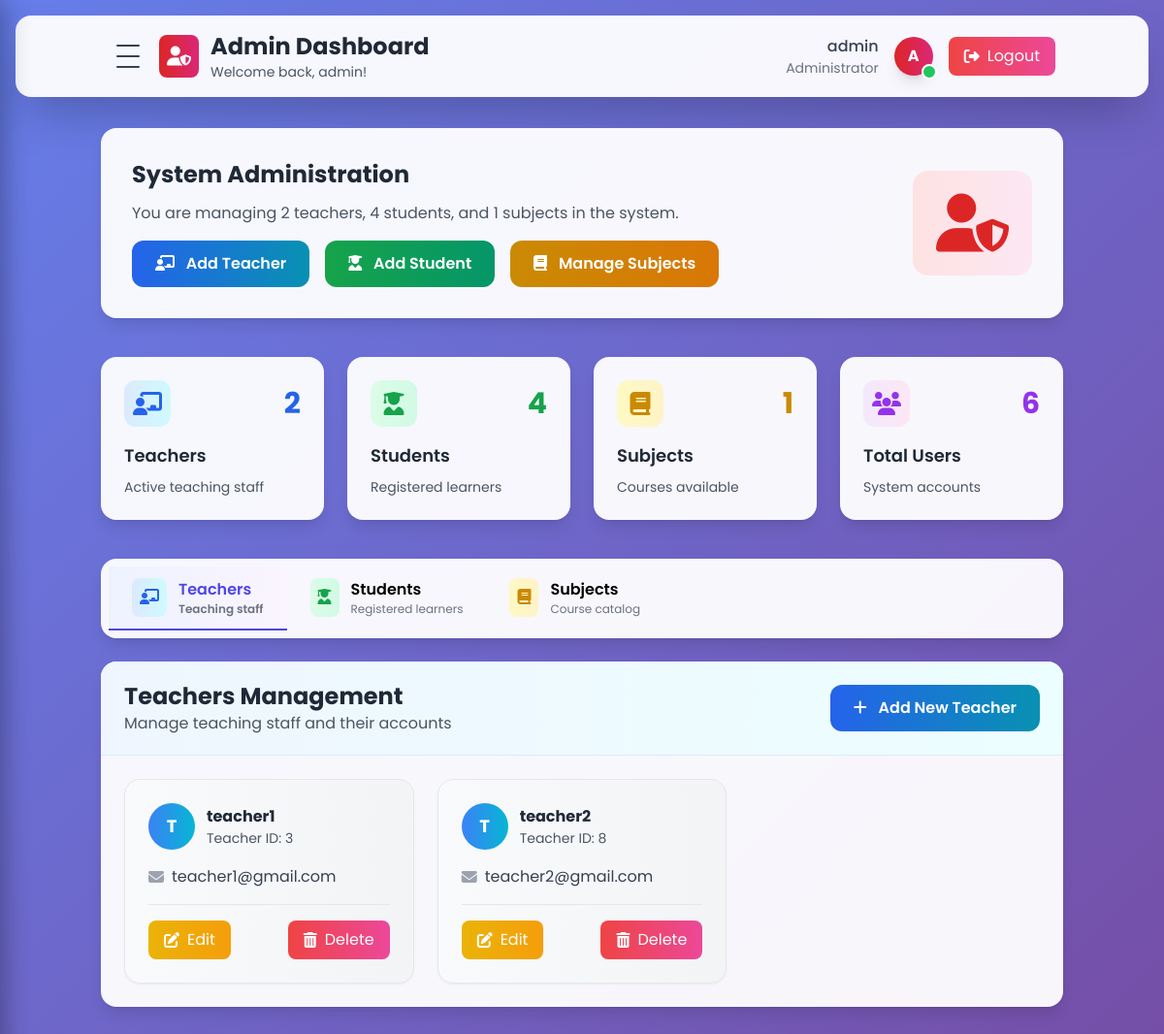
Screenshot of /Public/admin_dashboard.php (signed in) with the database file from the repository.
### tables this page shows
CREATE TABLE `users` (
  `id` int(11) NOT NULL,
  `username` varchar(50) NOT NULL,
  `full_name` varchar(200) NOT NULL,
  `address` varchar(100) NOT NULL,
  `phone` varchar(11) NOT NULL,
  `email` varchar(100) NOT NULL,
  `password_hash` varchar(255) NOT NULL,
  `role_id` int(11) NOT NULL,
  `created_at` timestamp NOT NULL DEFAULT current_timestamp(),
  `updated_at` timestamp NOT NULL DEFAULT current_timestamp() ON UPDATE current_timestamp(),
  `is_active` tinyint(1) DEFAULT 1
);

### Public/admin_dashboard.php (the view, shortened to what this page needs)
<?php
require_once __DIR__ . '/../includes/auth.php';
$teachers = $pdo->query("SELECT id, username, email FROM users WHERE role_id = 2")->fetchAll();
$students = $pdo->query("SELECT id, username, email FROM users WHERE role_id = 3")->fetchAll();
$subjects = $pdo->query("SELECT s.id, s.name, u.username as teacher_name, s.created_at
                         FROM subjects s
                         JOIN users u ON s.teacher_id = u.id
                         WHERE u.role_id = 2
                         ORDER BY s.created_at DESC")->fetchAll();
$teacher_count = count($teachers);
$student_count = count($students);
$subject_count = count($subjects);
?>
<!DOCTYPE html>
<html lang="en">
<head>
<script src="https://cdn.tailwindcss.com"></script>
<link rel="stylesheet" href="https://cdnjs.cloudflare.com/ajax/libs/font-awesome/6.4.0/css/all.min.css">
</head>
<body class="p-4">
<div id="mainContent">
    <header class="dashboard-container rounded-2xl shadow-2xl mb-6 relative">
        <div class="container mx-auto px-6 py-4">
            <div class="flex justify-between items-center">
                <div class="flex items-center space-x-3">
                    <button onclick="toggleDrawer()" class="hamburger-btn p-2 rounded-lg hover:bg-gray-100 transition">
                        <div class="w-6 h-6 flex flex-col justify-between">
                            <span class="w-6 h-0.5 bg-gray-700 rounded"></span>
                            <span class="w-6 h-0.5 bg-gray-700 rounded"></span>
                            <span class="w-6 h-0.5 bg-gray-700 rounded"></span>
                        </div>
                    </button>
                    <div class="bg-gradient-to-r from-red-600 to-pink-600 p-2 rounded-lg">
                        <i class="fas fa-user-shield text-white text-xl"></i>
                    </div>
                    <div>
                        <h1 class="text-2xl font-bold text-gray-800">Admin Dashboard</h1>
                        <p class="text-gray-600 text-sm">Welcome back, <?= htmlspecialchars($_SESSION['user']['username']) ?>!</p>
                    </div>
                </div>
                <div class="flex items-center space-x-4">
                    <div class="text-right hidden md:block">
                        <p class="font-medium text-gray-700"><?= htmlspecialchars($_SESSION['user']['username']) ?></p>
                        <p class="text-sm text-gray-500">Administrator</p>
                    </div>
                    <div class="relative">
                        <div class="w-10 h-10 bg-gradient-to-r from-red-600 to-pink-600 rounded-full flex items-center justify-center text-white font-bold shadow-lg">
                            <?= strtoupper(substr(htmlspecialchars($_SESSION['user']['username']), 0, 1)) ?>
                        </div>
                        <div class="absolute -bottom-1 -right-1 w-4 h-4 bg-green-500 rounded-full border-2 border-white"></div>
                    </div>
                    <a href="logout.php" class="btn-glow bg-gradient-to-r from-red-500 to-pink-500 text-white px-4 py-2 rounded-lg hover:from-red-600 hover:to-pink-600 transition flex items-center space-x-2">
                        <i class="fas fa-sign-out-alt"></i>
                        <span>Logout</span>
                    </a>
                </div>
            </div>
        </div>
    </header>
    <main class="container mx-auto px-4 py-2">
        <div class="dashboard-container rounded-2xl shadow-lg p-8 mb-10">
            <div class="flex flex-col md:flex-row items-center justify-between">
                <div class="mb-6 md:mb-0 md:mr-8">
                    <h3 class="text-2xl font-bold text-gray-800 mb-3">System Administration</h3>
                    <p class="text-gray-600 mb-4">You are managing <?= $teacher_count ?> teachers, <?= $student_count ?> students, and <?= $subject_count ?> subjects in the system.</p>
                    <div class="flex flex-wrap gap-4">
                        <a href="register.php?role=2" class="btn-glow bg-gradient-to-r from-blue-600 to-cyan-600 text-white px-6 py-3 rounded-xl font-semibold hover:from-blue-700 hover:to-cyan-700 transition">
                            <i class="fas fa-chalkboard-teacher mr-2"></i>
                            Add Teacher
                        </a>
                        <a href="register.php?role=3" class="btn-glow bg-gradient-to-r from-green-600 to-emerald-600 text-white px-6 py-3 rounded-xl font-semibold hover:from-green-700 hover:to-emerald-700 transition">
                            <i class="fas fa-user-graduate mr-2"></i>
                            Add Student
                        </a>
                        <a href="manage_subjects.php" class="btn-glow bg-gradient-to-r from-yellow-600 to-amber-600 text-white px-6 py-3 rounded-xl font-semibold hover:from-yellow-700 hover:to-amber-700 transition">
                            <i class="fas fa-book mr-2"></i>
                            Manage Subjects
                        </a>
                    </div>
                </div>
                <div class="bg-gradient-to-r from-red-100 to-pink-100 p-6 rounded-2xl">
                    <i class="fas fa-user-shield text-red-600 text-6xl"></i>
                </div>
            </div>
        </div>
        <div class="grid grid-cols-1 md:grid-cols-2 lg:grid-cols-4 gap-6 mb-10">
            <div class="dashboard-container rounded-2xl shadow-lg p-6 stat-card">
                <div class="flex items-center justify-between mb-4">
                    <div class="w-12 h-12 bg-gradient-to-r from-blue-100 to-cyan-100 rounded-xl flex items-center justify-center">
                        <i class="fas fa-chalkboard-teacher text-blue-600 text-2xl"></i>
                    </div>
                    <span class="text-3xl font-bold text-blue-600"><?= $teacher_count ?></span>
                </div>
                <h4 class="text-lg font-semibold text-gray-800 mb-2">Teachers</h4>
                <p class="text-gray-600 text-sm">Active teaching staff</p>
            </div>
            <div class="dashboard-container rounded-2xl shadow-lg p-6 stat-card">
                <div class="flex items-center justify-between mb-4">
                    <div class="w-12 h-12 bg-gradient-to-r from-green-100 to-emerald-100 rounded-xl flex items-center justify-center">
                        <i class="fas fa-user-graduate text-green-600 text-2xl"></i>
                    </div>
                    <span class="text-3xl font-bold text-green-600"><?= $student_count ?></span>
                </div>
                <h4 class="text-lg font-semibold text-gray-800 mb-2">Students</h4>
                <p class="text-gray-600 text-sm">Registered learners</p>
            </div>
            <div class="dashboard-container rounded-2xl shadow-lg p-6 stat-card">
                <div class="flex items-center justify-between mb-4">
                    <div class="w-12 h-12 bg-gradient-to-r from-yellow-100 to-amber-100 rounded-xl flex items-center justify-center">
                        <i class="fas fa-book text-yellow-600 text-2xl"></i>
                    </div>
                    <span class="text-3xl font-bold text-yellow-600"><?= $subject_count ?></span>
                </div>
                <h4 class="text-lg font-semibold text-gray-800 mb-2">Subjects</h4>
                <p class="text-gray-600 text-sm">Courses available</p>
            </div>
            <div class="dashboard-container rounded-2xl shadow-lg p-6 stat-card">
                <div class="flex items-center justify-between mb-4">
                    <div class="w-12 h-12 bg-gradient-to-r from-purple-100 to-pink-100 rounded-xl flex items-center justify-center">
                        <i class="fas fa-users text-purple-600 text-2xl"></i>
                    </div>
                    <span class="text-3xl font-bold text-purple-600"><?= $teacher_count + $student_count ?></span>
                </div>
                <h4 class="text-lg font-semibold text-gray-800 mb-2">Total Users</h4>
                <p class="text-gray-600 text-sm">System accounts</p>
            </div>
        </div>
        <div class="dashboard-container rounded-2xl shadow-lg mb-6 p-2">
            <div class="flex overflow-x-auto">
                <button id="teachers-tab" class="tab-button active" onclick="switchTab('teachers')">
                    <div class="flex items-center">
                        <div class="bg-gradient-to-r from-blue-100 to-cyan-100 p-2 rounded-lg mr-3">
                            <i class="fas fa-chalkboard-teacher text-blue-600"></i>
                        </div>
                        <div class="text-left">
                            <div class="font-semibold">Teachers</div>
                            <div class="text-xs text-gray-500">Teaching staff</div>
                        </div>
                    </div>
                </button>
                <button id="students-tab" class="tab-button" onclick="switchTab('students')">
                    <div class="flex items-center">
                        <div class="bg-gradient-to-r from-green-100 to-emerald-100 p-2 rounded-lg mr-3">
                            <i class="fas fa-user-graduate text-green-600"></i>
                        </div>
                        <div class="text-left">
                            <div class="font-semibold">Students</div>
                            <div class="text-xs text-gray-500">Registered learners</div>
                        </div>
                    </div>
                </button>
                <button id="subjects-tab" class="tab-button" onclick="switchTab('subjects')">
                    <div class="flex items-center">
                        <div class="bg-gradient-to-r from-yellow-100 to-amber-100 p-2 rounded-lg mr-3">
                            <i class="fas fa-book text-yellow-600"></i>
                        </div>
                        <div class="text-left">
                            <div class="font-semibold">Subjects</div>
                            <div class="text-xs text-gray-500">Course catalog</div>
                        </div>
                    </div>
                </button>
            </div>
        </div>
        <div id="teachers-content" class="tab-content">
            <div class="dashboard-container rounded-2xl shadow-lg overflow-hidden">
                <div class="bg-gradient-to-r from-blue-50 to-cyan-50 px-6 py-5 border-b border-blue-100">
                    <div class="flex justify-between items-center">
                        <div>
                            <h3 class="text-2xl font-bold text-gray-800">Teachers Management</h3>
                            <p class="text-gray-600">Manage teaching staff and their accounts</p>
                        </div>
                        <a href="register.php?role=2" class="btn-glow bg-gradient-to-r from-blue-600 to-cyan-600 text-white px-6 py-3 rounded-xl font-semibold hover:from-blue-700 hover:to-cyan-700 transition">
                            <i class="fas fa-plus mr-2"></i>
                            Add New Teacher
                        </a>
                    </div>
                </div>
                <div class="p-6">
                    <?php if($teacher_count > 0): ?>
                        <div class="grid grid-cols-1 md:grid-cols-2 lg:grid-cols-3 gap-6">
                            <?php foreach($teachers as $t): ?>
                            <div class="bg-gradient-to-r from-gray-50 to-gray-100 rounded-2xl shadow-sm hover-lift p-6 border border-gray-200">
                                <div class="flex items-center justify-between mb-4">
                                    <div class="flex items-center space-x-3">
                                        <div class="w-12 h-12 bg-gradient-to-r from-blue-500 to-cyan-500 rounded-full flex items-center justify-center text-white font-bold text-lg">
                                            <?= strtoupper(substr(htmlspecialchars($t['username']), 0, 1)) ?>
                                        </div>
                                        <div>
                                            <h4 class="font-bold text-gray-800"><?= htmlspecialchars($t['username']) ?></h4>
                                            <p class="text-gray-600 text-sm">Teacher ID: <?= $t['id'] ?></p>
                                        </div>
                                    </div>
                                </div>
                                <div class="mb-4">
                                    <p class="text-gray-700 mb-2 flex items-center">
                                        <i class="fas fa-envelope text-gray-400 mr-2"></i>
                                        <?= htmlspecialchars($t['email']) ?>
                                    </p>
                                </div>
                                <div class="flex justify-between items-center pt-4 border-t border-gray-200">
                                    <a href="edit_user.php?id=<?= $t['id'] ?>"
                                       class="btn-glow bg-gradient-to-r from-yellow-500 to-amber-500 text-white px-4 py-2 rounded-lg hover:from-yellow-600 hover:to-amber-600 transition flex items-center space-x-2">
                                        <i class="fas fa-edit"></i>
                                        <span>Edit</span>
                                    </a>
                                    <a href="delete_user.php?id=<?= $t['id'] ?>"
                                       onclick="return confirm('Are you sure you want to delete this teacher? This action cannot be undone.');"
                                       class="btn-glow bg-gradient-to-r from-red-500 to-pink-500 text-white px-4 py-2 rounded-lg hover:from-red-600 hover:to-pink-600 transition flex items-center space-x-2">
                                        <i class="fas fa-trash-alt"></i>
                                        <span>Delete</span>
                                    </a>
                                </div>
                            </div>
                            <?php endforeach; ?>
                        </div>
                    <?php endif; ?>
                </div>
            </div>
        </div>
    </main>
</div>
</body>
</html>

### Public/admin_dashboard.php (style rules this page uses)
* { font-family: 'Poppins', sans-serif; }
body { background: linear-gradient(135deg, #667eea 0%, #764ba2 100%); min-height: 100vh; transition: margin-left 0.3s ease; }
.dashboard-container { backdrop-filter: blur(10px); background: rgba(255, 255, 255, 0.95); }
.hover-lift { transition: transform 0.2s ease, box-shadow 0.2s ease; }
.btn-glow { position: relative; overflow: hidden; transition: all 0.4s ease; }
.hamburger-btn { transition: transform 0.3s ease; }
.tab-button { padding: 0.75rem 1.5rem; border-bottom: 2px solid transparent; transition: all 0.2s; background: transparent; }
.tab-button.active { border-bottom-color: #4F46E5; color: #4F46E5; font-weight: 600; }
.stat-card { transition: all 0.3s ease; }

### rows the page displays
users: username "T", username "teacher1", id "3", email "teacher1@gmail.com"
users: username "T", username "teacher2", id "8", email "teacher2@gmail.com"

### other values shown
$_SESSION['user']['username'] "admin"
substr(htmlspecialchars($_SESSION['user']['username']), 0, 1) "A"
$teacher_count "2"
$student_count "4"
$subject_count "1"
$teacher_count + $student_count "6"
